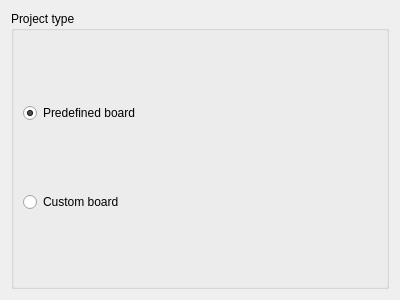
<?xml version="1.0" encoding="UTF-8"?>
<ui version="4.0">
 <class>Form</class>
 <widget class="QWidget" name="Form">
  <property name="geometry">
   <rect>
    <x>0</x>
    <y>0</y>
    <width>400</width>
    <height>300</height>
   </rect>
  </property>
  <property name="windowTitle">
   <string>Form</string>
  </property>
  <layout class="QVBoxLayout" name="verticalLayout_2">
   <item>
    <widget class="QGroupBox" name="groupBox">
     <property name="title">
      <string>Project type</string>
     </property>
     <layout class="QVBoxLayout" name="verticalLayout">
      <item>
       <widget class="QRadioButton" name="predefinedButton">
        <property name="text">
         <string>Predefined board</string>
        </property>
        <property name="checked">
         <bool>true</bool>
        </property>
       </widget>
      </item>
      <item>
       <widget class="QRadioButton" name="customButton">
        <property name="text">
         <string>Custom board</string>
        </property>
       </widget>
      </item>
     </layout>
    </widget>
   </item>
  </layout>
 </widget>
 <resources/>
 <connections/>
</ui>
